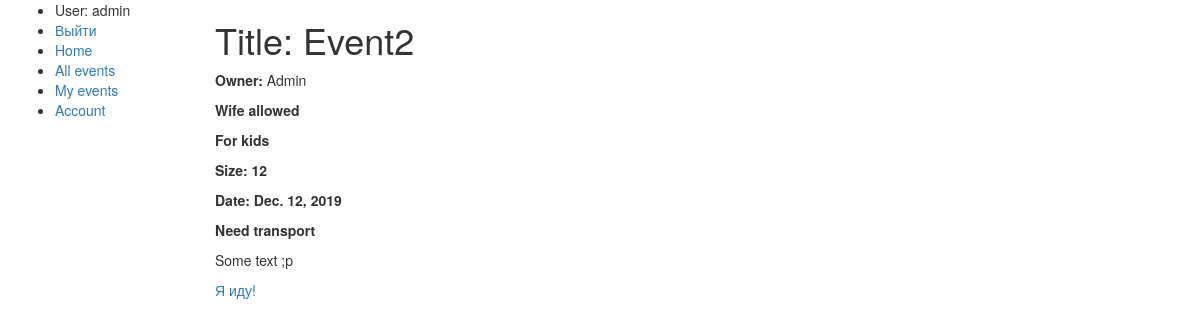
Page /organizer/event/9 (signed in) on the earlier database version.
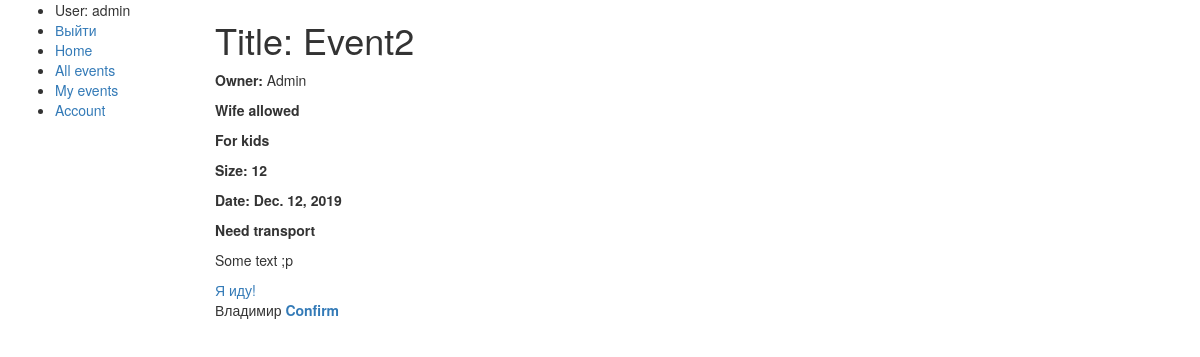
Same page on the later database version.
### organizer/models.py (models this page shows, shortened)
class Participant(models.Model):
    user = models.ForeignKey(User, on_delete=models.CASCADE)
    event = models.ForeignKey("Event", on_delete=models.CASCADE)
    confirm = models.BooleanField()
    some_custom_data = models.TextField()

### organizer/views.py (the view)
class EventDetailView(LoginRequiredMixin, generic.DetailView):
    model = Event
    def get_context_data(self, **kwargs):
        context = super().get_context_data(**kwargs)
        context["is_participate"] = Participant.objects.filter(event=context['event']).filter(user=self.request.user).count() != 0
        return context

### organizer/templates/organizer/event_detail.html (shortened to what this page needs)
{% extends 'base_generic.html' %}
{% block content %}
    <h1>Title: {{ event.title }}</h1>
    <p><strong>Owner:</strong> {{ event.owner.first_name }}</p>
    {% if event.allow_wife %}<p><strong>Wife allowed</strong></p>{% endif %}
    {% if event.for_kids %}<p><strong>For kids</strong></p>{% endif %}
    {% if event.size %}<p><strong>Size: {{ event.size }}</strong></p>{% endif %}
    {% if event.date %}<p><strong>Date: {{event.date}}</strong></p>{% endif %}
    {% if event.need_transport %}<p><strong>Need transport</strong></p>{% endif %}
    {% if event.some_text %}<p>{{ event.some_text }}</p>{% endif %}
    {% if is_participate %}
        <h4><strong>Вы записаны</strong></h4>
        <a href="{% url 'i-remind-event' pk=event.id %}">Не хочу</a>
    {% else %}
        <a href="{% url 'i-do-event' pk=event.id %}">Я иду!</a>
    {% endif %}
    {% if user.id == event.owner.id %}
        {% for partic in event.participant_set.all %}
            <p>{{ partic.user.first_name }} {{ partic.user.secons_name }} <strong>{% if partic.cofirm %}Confirmed{% else %}<a href="">Confirm</a>{% endif %}</strong></p>
        {% endfor %}
    {% endif %}
{% endblock content %}

Differences in the rows shown:
added Participant: user.first_name "Владимир"
